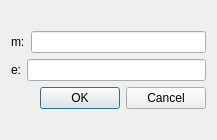
<?xml version="1.0" encoding="UTF-8"?>
<ui version="4.0">
 <class>DialogContrast</class>
 <widget class="QDialog" name="DialogContrast">
  <property name="geometry">
   <rect>
    <x>0</x>
    <y>0</y>
    <width>217</width>
    <height>140</height>
   </rect>
  </property>
  <property name="minimumSize">
   <size>
    <width>0</width>
    <height>0</height>
   </size>
  </property>
  <property name="windowTitle">
   <string>Contrast Control</string>
  </property>
  <layout class="QVBoxLayout" name="verticalLayout_2">
   <item>
    <layout class="QVBoxLayout" name="verticalLayout">
     <item>
      <layout class="QHBoxLayout" name="horizontalLayout">
       <item>
        <widget class="QLabel" name="label">
         <property name="text">
          <string>m:</string>
         </property>
         <property name="margin">
          <number>10</number>
         </property>
        </widget>
       </item>
       <item>
        <widget class="QLineEdit" name="lineEdit"/>
       </item>
      </layout>
     </item>
     <item>
      <layout class="QHBoxLayout" name="horizontalLayout_2">
       <item>
        <widget class="QLabel" name="label_2">
         <property name="text">
          <string>e:</string>
         </property>
         <property name="margin">
          <number>10</number>
         </property>
        </widget>
       </item>
       <item>
        <widget class="QLineEdit" name="lineEdit_2"/>
       </item>
      </layout>
     </item>
     <item>
      <widget class="QDialogButtonBox" name="buttonBox">
       <property name="orientation">
        <enum>Qt::Horizontal</enum>
       </property>
       <property name="standardButtons">
        <set>QDialogButtonBox::Cancel|QDialogButtonBox::Ok</set>
       </property>
      </widget>
     </item>
    </layout>
   </item>
  </layout>
 </widget>
 <resources/>
 <connections>
  <connection>
   <sender>buttonBox</sender>
   <signal>accepted()</signal>
   <receiver>DialogContrast</receiver>
   <slot>accept()</slot>
   <hints>
    <hint type="sourcelabel">
     <x>248</x>
     <y>254</y>
    </hint>
    <hint type="destinationlabel">
     <x>157</x>
     <y>274</y>
    </hint>
   </hints>
  </connection>
  <connection>
   <sender>buttonBox</sender>
   <signal>rejected()</signal>
   <receiver>DialogContrast</receiver>
   <slot>reject()</slot>
   <hints>
    <hint type="sourcelabel">
     <x>316</x>
     <y>260</y>
    </hint>
    <hint type="destinationlabel">
     <x>286</x>
     <y>274</y>
    </hint>
   </hints>
  </connection>
 </connections>
</ui>
